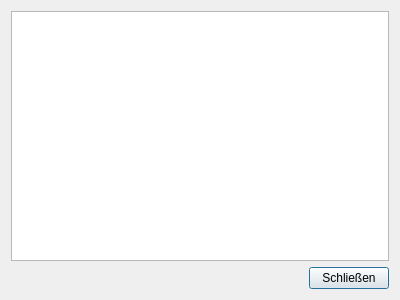
<?xml version="1.0" encoding="UTF-8"?>
<ui version="4.0">
 <class>CourseSubjectCorrectionDialog</class>
 <widget class="QDialog" name="CourseSubjectCorrectionDialog">
  <property name="geometry">
   <rect>
    <x>0</x>
    <y>0</y>
    <width>400</width>
    <height>300</height>
   </rect>
  </property>
  <property name="windowTitle">
   <string>Kurs-Fach-Zuordnung berichtigen</string>
  </property>
  <layout class="QVBoxLayout" name="verticalLayout">
   <item>
    <widget class="QTableView" name="tableView"/>
   </item>
   <item>
    <layout class="QHBoxLayout" name="horizontalLayout">
     <item>
      <spacer name="horizontalSpacer">
       <property name="orientation">
        <enum>Qt::Horizontal</enum>
       </property>
       <property name="sizeHint" stdset="0">
        <size>
         <width>40</width>
         <height>20</height>
        </size>
       </property>
      </spacer>
     </item>
     <item>
      <widget class="QPushButton" name="pushButton_Close">
       <property name="text">
        <string>Schließen</string>
       </property>
      </widget>
     </item>
    </layout>
   </item>
  </layout>
 </widget>
 <resources/>
 <connections>
  <connection>
   <sender>pushButton_Close</sender>
   <signal>clicked()</signal>
   <receiver>CourseSubjectCorrectionDialog</receiver>
   <slot>accept()</slot>
   <hints>
    <hint type="sourcelabel">
     <x>294</x>
     <y>282</y>
    </hint>
    <hint type="destinationlabel">
     <x>199</x>
     <y>149</y>
    </hint>
   </hints>
  </connection>
 </connections>
</ui>
